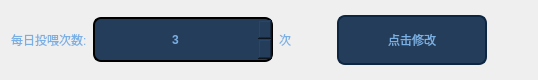
                            <widget class="QWidget" name="widget_5" native="true">
                             <property name="maximumSize">
                              <size>
                               <width>16777215</width>
                               <height>80</height>
                              </size>
                             </property>
                             <property name="styleSheet">
                              <string notr="true">QLabel
{
font: 13pt &quot;楷体&quot;;
color: rgb(122, 175, 227);
}</string>
                             </property>
                             <layout class="QHBoxLayout" name="horizontalLayout_9">
                              <item>
                               <widget class="QLabel" name="label">
                                <property name="styleSheet">
                                 <string notr="true"/>
                                </property>
                                <property name="text">
                                 <string>每日投喂次数:</string>
                                </property>
                               </widget>
                              </item>
                              <item>
                               <widget class="QSpinBox" name="TWKZ_TWnumValue">
                                <property name="minimumSize">
                                 <size>
                                  <width>180</width>
                                  <height>45</height>
                                 </size>
                                </property>
                                <property name="styleSheet">
                                 <string notr="true">QSpinBox
{	
border-radius:8px;
border:2px solid;
font: 18pt &quot;楷体&quot;;
font-weight:bold;
color: rgb(122, 175, 227);
background-color: rgb(36, 61, 91);
}
QSpinBox::up-button {
	border-image: url(:/ptr/upJT.png);/*自定义图片填充*/
	width: 18px;/*设置该图标的宽高*/
	height: 18px;
}
QSpinBox::down-button {
	border-image: url(:/ptr/downJT.png);/*自定义图片填充*/
	width: 18px;/*设置该图标的宽高*/
	height: 18px;
}
</string>
                                </property>
                                <property name="alignment">
                                 <set>Qt::AlignCenter</set>
                                </property>
                                <property name="minimum">
                                 <number>1</number>
                                </property>
                                <property name="maximum">
                                 <number>4</number>
                                </property>
                                <property name="value">
                                 <number>3</number>
                                </property>
                               </widget>
                              </item>
                              <item>
                               <widget class="QLabel" name="label_3">
                                <property name="styleSheet">
                                 <string notr="true"/>
                                </property>
                                <property name="text">
                                 <string>次</string>
                                </property>
                               </widget>
                              </item>
                              <item>
                               <spacer name="horizontalSpacer_5">
                                <property name="orientation">
                                 <enum>Qt::Horizontal</enum>
                                </property>
                                <property name="sizeHint" stdset="0">
                                 <size>
                                  <width>40</width>
                                  <height>20</height>
                                 </size>
                                </property>
                               </spacer>
                              </item>
                              <item>
                               <widget class="QPushButton" name="TWKZ_btnTWnum">
                                <property name="minimumSize">
                                 <size>
                                  <width>150</width>
                                  <height>50</height>
                                 </size>
                                </property>
                                <property name="styleSheet">
                                 <string notr="true">QPushButton
{
background-color: rgb(36,61,91);
color: rgb(122, 175, 227);
font: 14pt &quot;楷体&quot;;
border-radius:8px;
border:2px solid rgb(13,39,67);
}
QPushButton:hover
{
border:2px solid rgb(122, 175, 227);
font: 16pt &quot;楷体&quot;;
}</string>
                                </property>
                                <property name="text">
                                 <string>点击修改</string>
                                </property>
                               </widget>
                              </item>
                              <item>
                               <spacer name="horizontalSpacer_6">
                                <property name="orientation">
                                 <enum>Qt::Horizontal</enum>
                                </property>
                                <property name="sizeHint" stdset="0">
                                 <size>
                                  <width>40</width>
                                  <height>20</height>
                                 </size>
                                </property>
                               </spacer>
                              </item>
                             </layout>
                            </widget>
